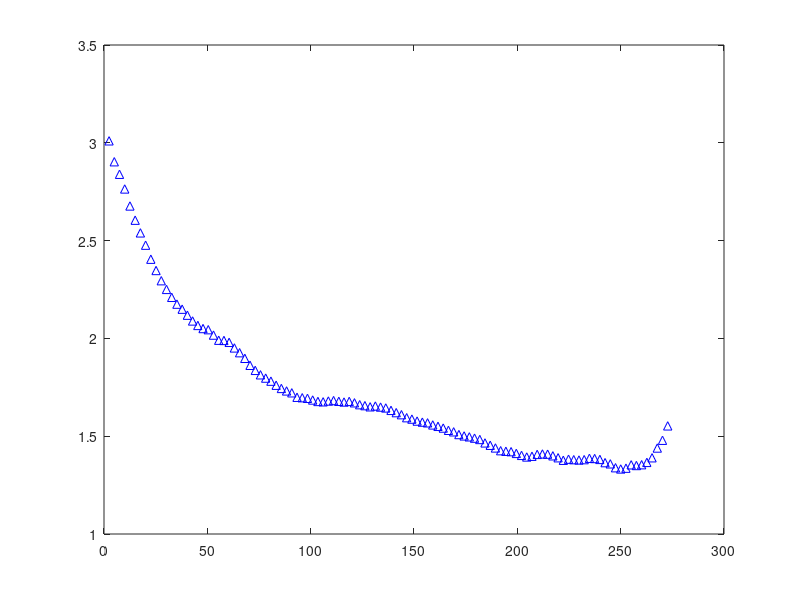

This chart was generated by the following MATLAB code: (Note: this script raises an error after producing the figure.)
water_plot_Xaxis = load('session_waterRMS', 'water_plot_Xaxis').water_plot_Xaxis;
water_u_RMS_plot_Yaxis = load('session_waterRMS', 'water_u_RMS_plot_Yaxis').water_u_RMS_plot_Yaxis;
water_v_RMS_plot_Yaxis = load('session_waterRMS', 'water_v_RMS_plot_Yaxis').water_v_RMS_plot_Yaxis;
solution_plot_Xaxis = load('session_solutionRMS', 'solution_plot_Xaxis').solution_plot_Xaxis;
solution_u_RMS_plot_Yaxis = load('session_solutionRMS', 'solution_u_RMS_plot_Yaxis').solution_u_RMS_plot_Yaxis;
solution_v_RMS_plot_Yaxis = load('session_solutionRMS', 'solution_v_RMS_plot_Yaxis').solution_v_RMS_plot_Yaxis;

p_u_water = plot(water_plot_Xaxis,water_u_RMS_plot_Yaxis,'b^');
p_u_water.LineWidth = 1.2;
p_u_water.MarkerSize = 7;
% p_u_water.MarkerEdgeColor = 'blue';
p_u_water.MarkerFaceColor = 'blue';
box on;
xlabel('$${\it y^+}$$','FontSize',20,'Interpreter','latex');
ylabel('$${\it u^\prime}_{{\rm rms}}^+$$','FontSize',20,'Interpreter','latex');
xlim([0 60]); 
hold on
p_u_solution = plot(solution_plot_Xaxis,solution_u_RMS_plot_Yaxis,'r^');
p_u_solution.MarkerEdgeColor = 'red';
p_u_solution.MarkerFaceColor = 'red';
legend({'water','80ppm'},'Location','northeast')
hold off 